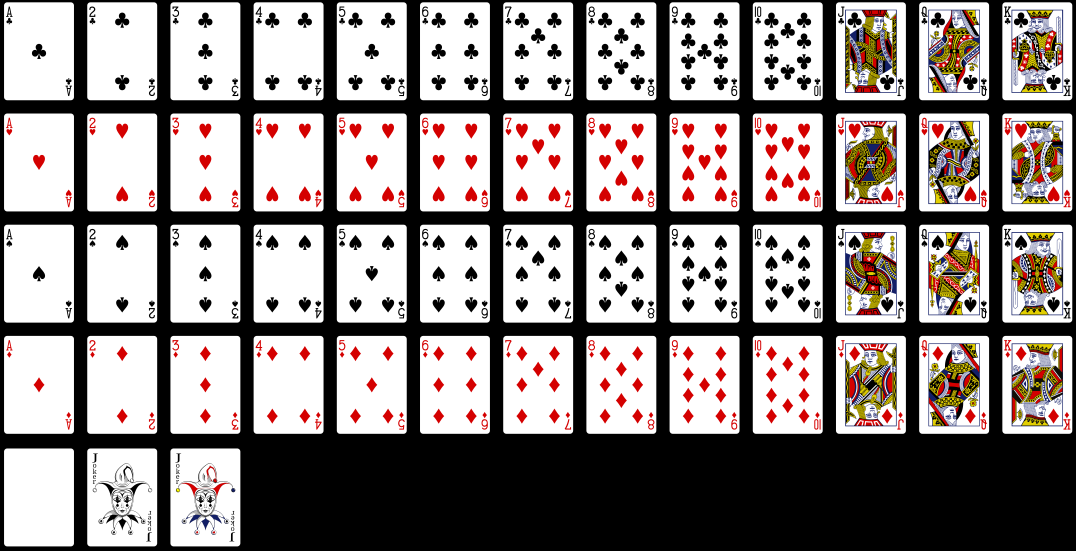
#> input picture data/all-cards-cropped.png, 4302 x 2201 px (shown at 1/4 size)
$ jupyter execute --allow-errors image-extract.ipynb
#> lines starting #> are read from the running program, lines starting #| are printed output that depends on the picture
[cell 1]
import numpy as np
import cv2 as cv
from IPython.display import display
from PIL import Image

from random import randint
from glob import glob


class Card:

    def __init__(self, suit, value, image):
        self.suit = suit
        self.value = value
        self.name = f"{value}{suit}"
        self.image = image

        xMin, xMax = 8, 40
        yMin, yMax = 16, 91
        self.upperLeftPoly = self._buildRectanglePoly(
            xMin, yMin, xMax, yMax)

        height, width, _ = self.image.shape
        self.lowerRightPoly = self._buildRectanglePoly(
            width-xMax, height-yMax,
            width-xMin, height-yMin
        )

    def _buildRectanglePoly(self, xMin: int, yMin: int, xMax: int, yMax: int):
        return [(xMin, yMin), (xMin, yMax), (xMax, yMax), (xMax, yMin)]

    # [44 lines left out: functions _displayPoly, _transformPoly, display, rotatedScaled, not called in this run]


class Deck:

    def __init__(self):
        """ Loads the deck from the master PNG file """
        img = cv.imread('data/all-cards-cropped.png', cv.IMREAD_UNCHANGED)
#> img is the input picture: shape (2201, 4302, 4); mean B, G, R, A 136.6, 138.4, 145.2, 164.5
        imgGray = cv.cvtColor(img, cv.COLOR_BGR2GRAY)
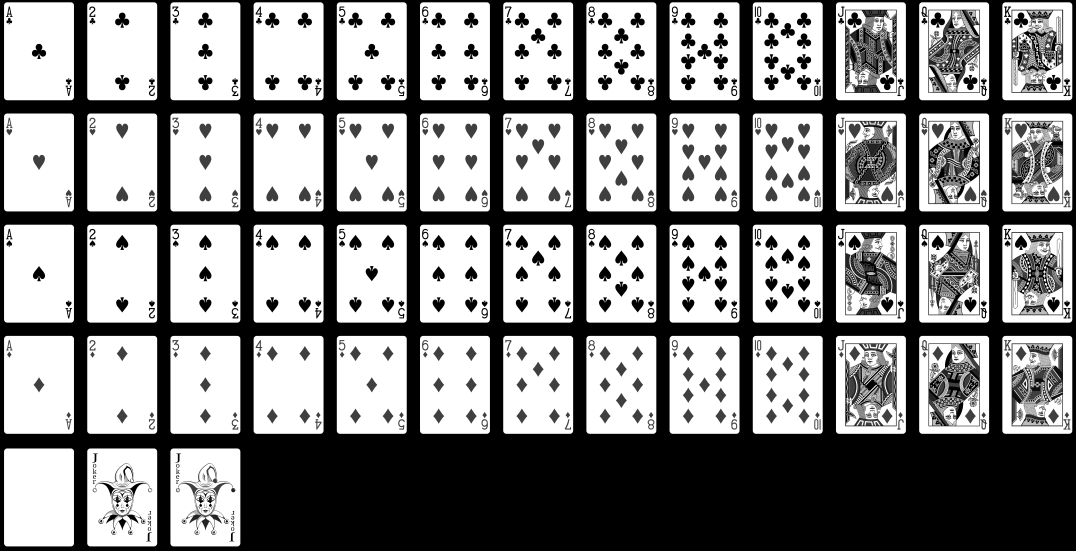
#> imgGray: shape (2201, 4302) (shown at 1/4 size); min 0, max 255, mean 140.2

        rowBoundaries = Deck._findBoundaries(imgGray[:, 200])
#> in _findBoundaries, `range = np.array(list(1 if a > 0 else 0 for a in range))`: range = 2201 values, max 1 at index 8, min 0 at index 0, mean 0.894
#> in _findBoundaries, `rangeDiff = range[1:] - range[:-1]`: rangeDiff = 2200 values, max 1 at index 7, min -1 at index 400, mean 0
#> in _findBoundaries, `rangeEdges = np.array( list(a for a, b in enumerate(rangeDiff) if b !=..`: rangeEdges = [7, 400, 453, 845, 897, 1291, 1341, 1735, 1792, 2186]
#> rowBoundaries = [(7, 400), (453, 845), (897, 1291), (1341, 1735), (1792, 2186)]
        colBoundaries = Deck._findBoundaries(imgGray[20, :])
#> colBoundaries = [(14, 296), (348, 629), (680, 961), (1013, 1294), (1345, 1626), (1679, 1960), (2011, 2292), (2344, 2625), (2676, 2957), (3009, 3291), (3343, 3624), (3675, 3956), (4007, 4289)]
        suitLabels = ['C', 'H', 'S', 'D']
        valLabels = ['A', '2', '3', '4', '5', '6',
                     '7', '8', '9', 'T', 'J', 'Q', 'K']

        self.cardList = list()

        for (xMin, xMax), valLabel in zip(colBoundaries, valLabels):
            for (yMin, yMax), suitLabel in zip(rowBoundaries, suitLabels):
                image = img[yMin:yMax, xMin:xMax]
                self.cardList.append(Card(suitLabel, valLabel, image))
#> this loop made 13 passes
#> pass 1, in __init__, `self.image = image`:
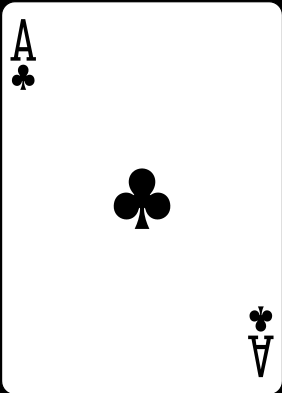
#> self.image: shape (393, 282, 4); mean of channels 0, 1, 2, 3 243.5, 243.5, 243.5, 253.2; drawn as B, G, R
#> pass 1, in __init__ (call 2), `self.image = image`:
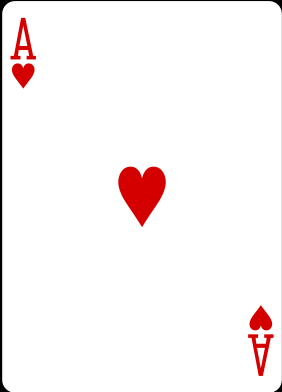
#> self.image: shape (392, 282, 4); mean of channels 0, 1, 2, 3 244.3, 244.3, 250.6, 253.9; drawn as B, G, R
#> pass 1, in __init__ (call 3), `self.image = image`:
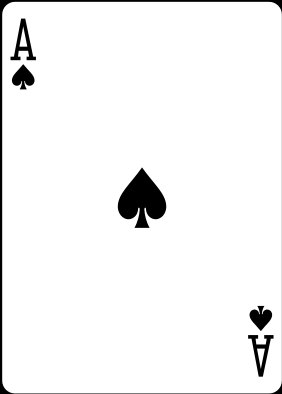
#> self.image: shape (394, 282, 4); mean of channels 0, 1, 2, 3 243.9, 243.9, 243.9, 253.5; drawn as B, G, R
#> pass 1, in __init__ (call 4), `self.image = image`:
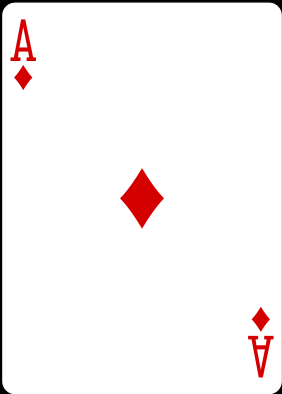
#> self.image: shape (394, 282, 4); mean of channels 0, 1, 2, 3 245.4, 245.4, 250, 253; drawn as B, G, R
#> after the loop, self.cardList = 52 items

    @classmethod
    def _findBoundaries(cls, range):
        range = np.array(list(1 if a > 0 else 0 for a in range))
        rangeDiff = range[1:] - range[:-1]
        rangeEdges = np.array(
            list(a for a, b in enumerate(rangeDiff) if b != 0))
        return list(zip(rangeEdges[::2], rangeEdges[1::2]))

    def getRandom(self):
        return self.cardList[randint(0, len(self.cardList)-1)]


class BackgroundImage:

    def __init__(self, fileName: str):
        self._fileName = fileName
        self._image = None

    # [15 lines left out: functions getImage, loadAll, not called in this run]


class BackgroundImageSet:

    def __init__(self):
        fileList = list(
            f for s in glob("../dtd/images/*") for f in glob(f"{s}/*.jpg"))
        print(f"Loaded {len(fileList)} images")
        self._imageList = list(BackgroundImage(f) for f in fileList)

    def getRandom(self):
        return self._imageList[randint(0, len(self._imageList)-1)]


class Scene:

    # [20 lines left out: functions __init__, display, not called in this run]


deck = Deck()
card = deck.getRandom()
# card.display()
# card.rotatedScaled(30, 0.5).display()

backgroundImageSet = BackgroundImageSet()
#> (the rest of this cell did not finish here and is left out)
